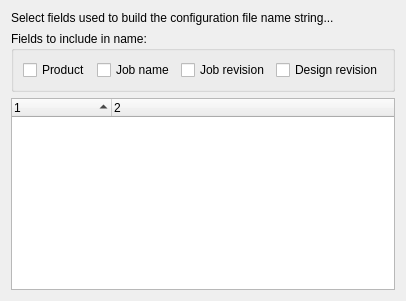
         <widget class="QWidget" name="TabOptionsMisc">
          <attribute name="title">
           <string>Misc.</string>
          </attribute>
          <layout class="QGridLayout" name="gridLayout_3">
           <item row="0" column="0">
            <widget class="QLabel" name="textLabel2_2_2_2_2_2_4_2_2_4">
             <property name="maximumSize">
              <size>
               <width>32767</width>
               <height>32767</height>
              </size>
             </property>
             <property name="text">
              <string>Select fields used to build the configuration file name string...</string>
             </property>
             <property name="alignment">
              <set>Qt::AlignVCenter</set>
             </property>
             <property name="wordWrap">
              <bool>true</bool>
             </property>
            </widget>
           </item>
           <item row="1" column="0">
            <widget class="QGroupBox" name="groupBox_6">
             <property name="title">
              <string>Fields to include in name:</string>
             </property>
             <layout class="QGridLayout" name="gridLayout_2">
              <item row="0" column="0">
               <widget class="QCheckBox" name="checkBoxConfigName_Product">
                <property name="toolTip">
                 <string>Include &quot;Product name&quot; string in configuration file name</string>
                </property>
                <property name="text">
                 <string>Product</string>
                </property>
               </widget>
              </item>
              <item row="0" column="1">
               <widget class="QCheckBox" name="checkBoxConfigName_JobName">
                <property name="toolTip">
                 <string>Include &quot;Job name&quot; string in configuration file name</string>
                </property>
                <property name="text">
                 <string>Job name</string>
                </property>
               </widget>
              </item>
              <item row="0" column="2">
               <widget class="QCheckBox" name="checkBoxConfigName_JobRevision">
                <property name="toolTip">
                 <string>Include &quot;Job revision&quot; string in configuration file name</string>
                </property>
                <property name="text">
                 <string>Job revision</string>
                </property>
               </widget>
              </item>
              <item row="0" column="3">
               <widget class="QCheckBox" name="checkBoxConfigName_DesignRevision">
                <property name="toolTip">
                 <string>Include &quot;Job revision&quot; string in configuration file name</string>
                </property>
                <property name="text">
                 <string>Design revision</string>
                </property>
               </widget>
              </item>
             </layout>
            </widget>
           </item>
           <item row="2" column="0">
            <widget class="QTreeWidget" name="listViewConfigName">
             <property name="sortingEnabled">
              <bool>true</bool>
             </property>
             <column>
              <property name="text">
               <string>1</string>
              </property>
             </column>
             <column>
              <property name="text">
               <string>2</string>
              </property>
             </column>
            </widget>
           </item>
          </layout>
         </widget>
